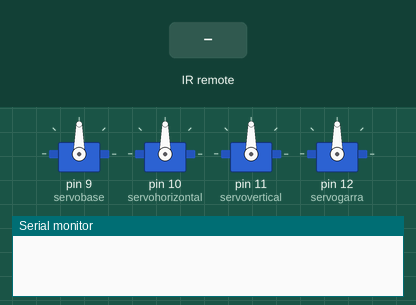
This sketch was run on a simulated Arduino Uno, built with avr-gcc and run on an emulated ATmega328P. Parts: 4 × servo, the last lines printed to the serial monitor. The inputs (shaded band) are chosen by the test bench.

Above: at 1.2 s.
1.3 s: infrared code 0xE31CFF00 received
At 2.5 s:
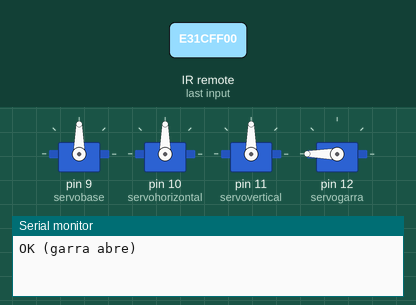
2.8 s: infrared code 0xFFFFFFFF received
At 3.7 s:
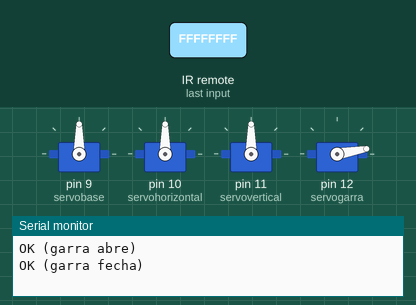
4.3 s: infrared code 0xA55AFF00 received
At 4.9 s:
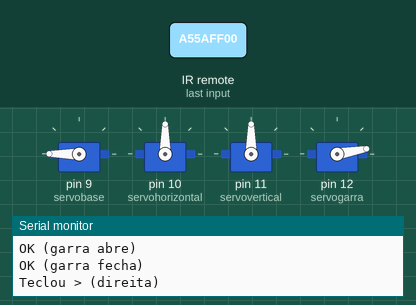
5.8 s: infrared code 0xF708FF00 received
At 7.0 s:
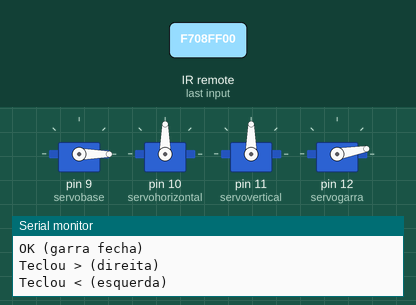
7.3 s: infrared code 0xE718FF00 received
At 8.4 s:
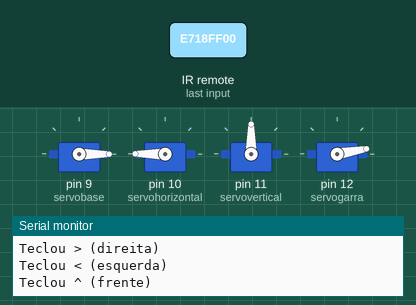
8.8 s: infrared code 0xAD52FF00 received
At 9.5 s:
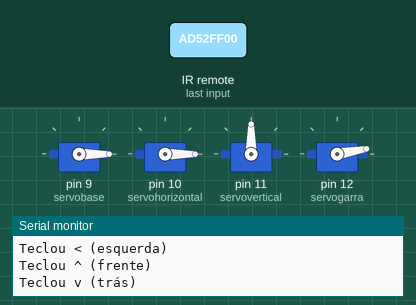
Timing chart, 0 to 11.3 s (numbered marks = the images above; inputs shaded):
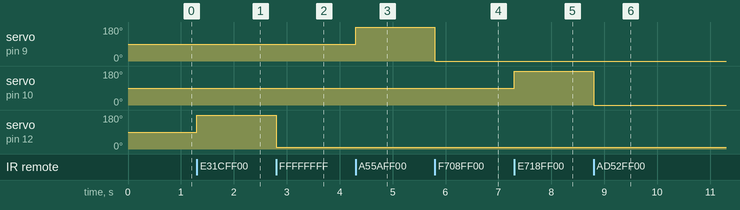

Measured:
- after the input at 1.3 s, servo on pin 12 (servogarra): 90° → 180° at once
- after the input at 2.8 s, servo on pin 12 (servogarra): 180° → 10° at once
- after the input at 4.3 s, servo on pin 9 (servobase): 90° → 180° at once
- after the input at 5.8 s, servo on pin 9 (servobase): 180° → 0° at once
- after the input at 7.3 s, servo on pin 10 (servohorizontal): 90° → 180° at once
- after the input at 8.8 s, servo on pin 10 (servohorizontal): 180° → 0° at once

The sketch:

IRremote_garra_robotica.ino
```cpp
#include <IRremote.hpp>
#include <Servo.h>

#define IR_RECEIVE_PIN 7

Servo servobase;
Servo servohorizontal;
Servo servovertical;
Servo servogarra;
int basePos = 0;
int horizontalPos=0;
int verticalPos=0;
int garraPos=10;

uint64_t key_value = 0;
String firstDigit, secondDigit, thirdDigit, concat;
int steps;
int digitCount=1;
bool inversor = false;
uint64_t last_key_value = 0;


void setup(){
  Serial.begin(115200);
  IrReceiver.begin(IR_RECEIVE_PIN,ENABLE_LED_FEEDBACK);
  servobase.attach(9);
  servohorizontal.attach(10);
  servovertical.attach(11);
  servogarra.attach(12);
}

void loop(){

  if (IrReceiver.decode()){
    if(IrReceiver.decodedIRData.decodedRawData != 0xFFFFFFFF){
    	key_value = IrReceiver.decodedIRData.decodedRawData;
      last_key_value = key_value;
    }

        switch(key_value){
          case 0xE31CFF00:

          if(garraPos==10){
            garraPos=180;
            Serial.println("OK (garra abre)");
            servogarra.write(garraPos);
            delay(200);
          }
          else{
            garraPos = 10;
            servogarra.write(garraPos);
            Serial.println("OK (garra fecha)");
            delay(200);
          }

          break ;

          case 0xA55AFF00:
          Serial.println("Teclou > (direita)");
          servobase.write(180);
          delay(200);

          break ;
          case 0xF708FF00:
          Serial.println("Teclou < (esquerda)");
          servobase.write(0);
          delay(200);

          break ;
          case 0xE718FF00:
          Serial.println("Teclou ^ (frente)");
          servohorizontal.write(180);
          delay(200);
          break ;
          case 0xAD52FF00:
          Serial.println("Teclou v (trás)");
          servohorizontal.write(0);
          delay(200);
          break ;
          case 0xF20DFF00:
          Serial.println("Teclou # (baixo)");
          servovertical.write(0);
          delay(200);
          break ;
          case 0xE916FF00:
          Serial.println("Teclou * (cima)");
          servovertical.write(180);
          delay(200);
        }
        IrReceiver.resume();
  }
}
```
